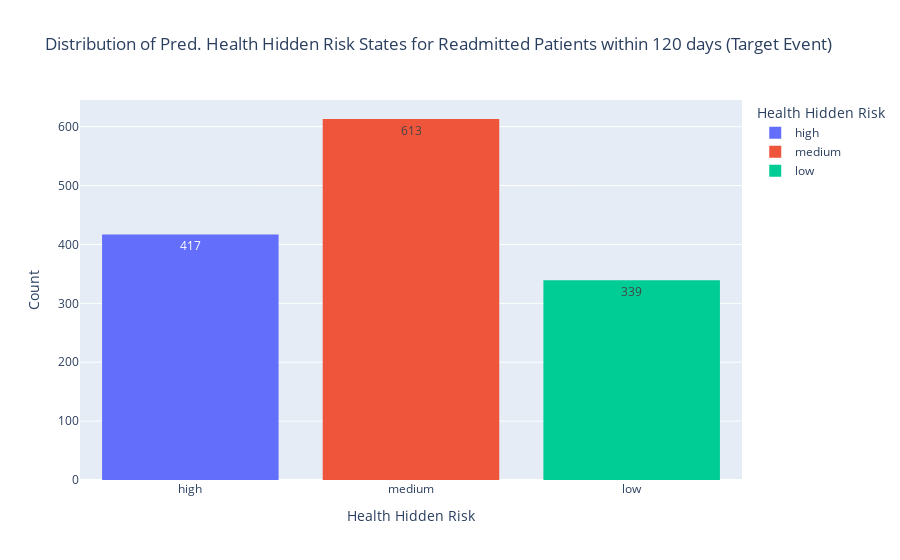

The cell this chart's notebook holds for it:
### Markdown cell above
### Distributions of Hidden States

### Code cell
import plotly.express as px

px.histogram(last_events_hmm_features_df, x='HEALTH_HIDDEN_RISK', color='HEALTH_HIDDEN_RISK',
    title="Distribution of Pred. Health Hidden Risk States for Readmitted Patients within 120 days (Target Event)",
    labels={'HEALTH_HIDDEN_RISK': 'Health Hidden Risk'},
    category_orders={'HEALTH_HIDDEN_RISK': hidden_states_ordered},
    text_auto=True,
    color_discrete_sequence=px.colors.qualitative.Plotly
).update_layout(
    xaxis_title="Health Hidden Risk",
    yaxis_title="Count",
    legend_title_text="Health Hidden Risk"
).show()

### Figure 1 — Plotly figure (JSON) as saved in the notebook; plotly's stock layout.template omitted (floating-point values rounded to 4 significant figures; data arrays with more than 128 entries replaced by an {"elided": "..."} marker saying what was removed)
{"data": [{"bingroup": "x", "hovertemplate": "Health Hidden Risk=%{x}<br>count=%{y}<extra></extra>", "legendgroup": "high", "marker": {"color": "#636EFA", "pattern": {"shape": ""}}, "name": "high", "orientation": "v", "showlegend": true, "texttemplate": "%{value}", "type": "histogram", "x": {"elided": "417 str values"}, "xaxis": "x", "yaxis": "y"}, {"bingroup": "x", "hovertemplate": "Health Hidden Risk=%{x}<br>count=%{y}<extra></extra>", "legendgroup": "medium", "marker": {"color": "#EF553B", "pattern": {"shape": ""}}, "name": "medium", "orientation": "v", "showlegend": true, "texttemplate": "%{value}", "type": "histogram", "x": {"elided": "613 str values"}, "xaxis": "x", "yaxis": "y"}, {"bingroup": "x", "hovertemplate": "Health Hidden Risk=%{x}<br>count=%{y}<extra></extra>", "legendgroup": "low", "marker": {"color": "#00CC96", "pattern": {"shape": ""}}, "name": "low", "orientation": "v", "showlegend": true, "texttemplate": "%{value}", "type": "histogram", "x": {"elided": "339 str values"}, "xaxis": "x", "yaxis": "y"}], "layout": {"barmode": "relative", "legend": {"title": {"text": "Health Hidden Risk"}, "tracegroupgap": 0}, "title": {"text": "Distribution of Pred. Health Hidden Risk States for Readmitted Patients within 120 days (Target Event)"}, "xaxis": {"anchor": "y", "categoryarray": ["high", "medium", "low"], "categoryorder": "array", "domain": [0, 1], "title": {"text": "Health Hidden Risk"}}, "yaxis": {"anchor": "x", "domain": [0, 1], "title": {"text": "Count"}}}}
